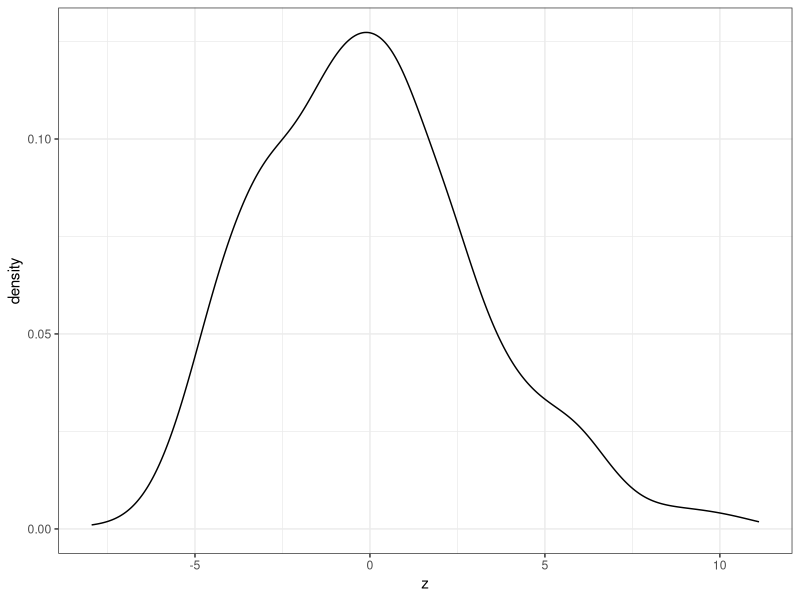
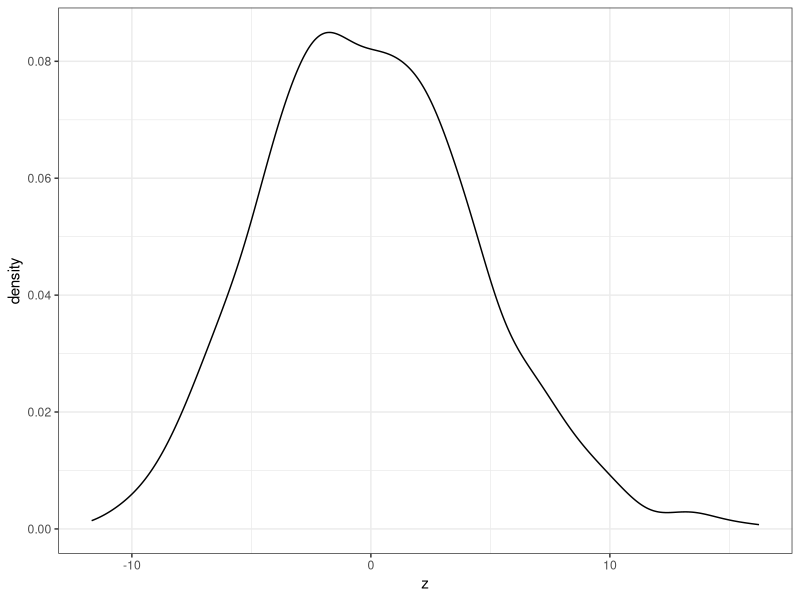
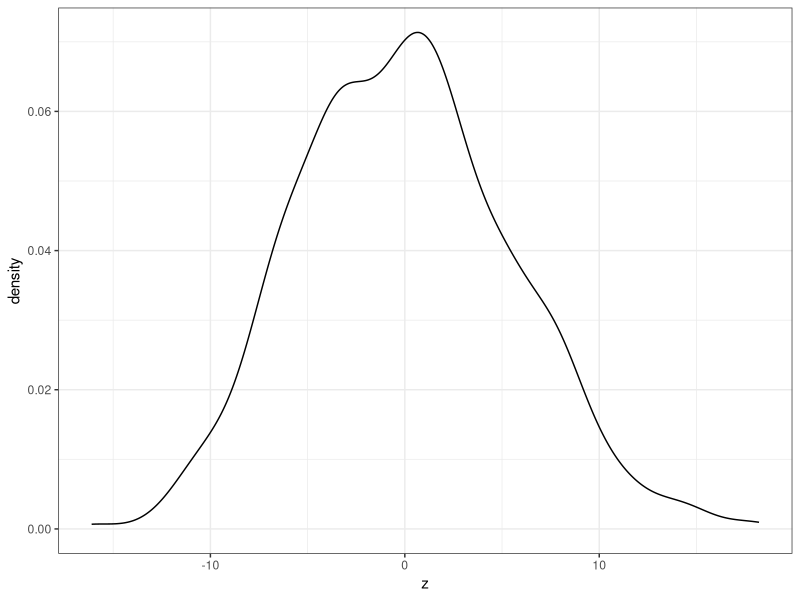
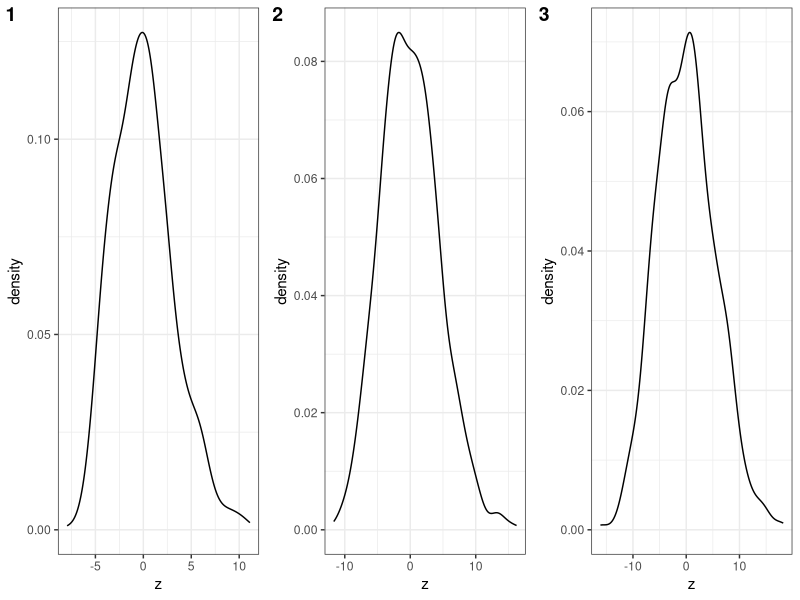

These charts were generated, in order, by the following R code:
## ---- chunk 1
knitr::opts_chunk$set(echo = FALSE)
library(tidyverse)
library(ggpubr)
## ---- chunk 2
set.seed(24)
k = 1.67
n = 10
theta = 49.98
x_bar = numeric(1000)
s = numeric(1000)
for (i in 1:1000) {
  sample = rgamma(n, shape = k, scale = theta)
  x_bar[i] = mean(sample)
  s[i] = sd(sample)
}
mean(x_bar)
sd(x_bar)
z = (x_bar - mean(x_bar))/(sd(x_bar)/sqrt(n))
df = data.frame(z = z)
## ---- chunk 3
density1 = ggplot(df, aes(x = z)) + geom_density() + theme_bw()
density1
## ---- chunk 4
# Calculate s1 and s2 when n = 10
s1_1 = (sd(x_bar))^2 * n; s1_1
s2_1 = sum(s^2)/1000; s2_1
## ---- chunk 5
set.seed(24)
n = 20
x_bar2 = numeric(1000)
s2 = numeric(1000)
for (i in 1:1000) {
  sample = rgamma(n, shape = k, scale = theta)
  x_bar2[i] = mean(sample)
  s2[i] = sd(sample)
}
mean(x_bar2)
sd(x_bar2)
z2 = (x_bar2 - mean(x_bar2))/(sd(x_bar2)/sqrt(n))
df2 = data.frame(z = z2)
## ---- chunk 6
density2 = ggplot(df2, aes(x = z)) + geom_density() + theme_bw()
density2
## ---- chunk 7
s1_2 = (sd(x_bar2))^2 * n; s1_2
s2_2 = sum(s2^2)/1000; s2_2
## ---- chunk 8
set.seed(24)
n = 30
x_bar3 = numeric(1000)
s3 = numeric(1000)
for (i in 1:1000) {
  sample = rgamma(n, shape = k, scale = theta)
  x_bar3[i] = mean(sample)
  s3[i] = sd(sample)
}
mean(x_bar3)
sd(x_bar3)
z3 = (x_bar3 - mean(x_bar3))/(sd(x_bar3)/sqrt(n))
df3 = data.frame(z = z3)
## ---- chunk 9
density3 = ggplot(df3, aes(x = z)) + geom_density() + theme_bw()
density3
ggarrange(density1, density2, density3,
          labels = c(1, 2, 3),
          ncol = 3, nrow = 1)
## ---- chunk 10
s1_3 = (sd(x_bar3))^2 * n; s1_3
s2_3 = sum(s3^2)/1000; s2_3
## ---- chunk 11
s1 = c(s1_1, s1_2, s1_3)
s2 = c(s2_1, s2_2, s2_3)
compare = data.frame(s1, s2)
true = k*theta^2
true
compare$'s1-true' = s1 - true
compare$'s2-true' = s2 - true
compare
